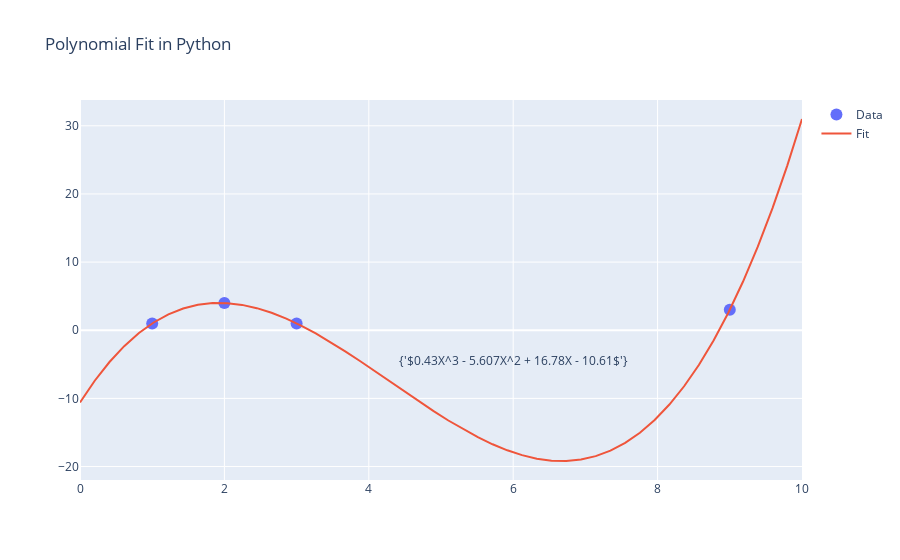

Write notebook code for a chart like this one.
### Code cell
z = np.polyfit(x, y, 3)
f = np.poly1d(z)
print("\nThe interpulated polinum f(x):\n")
print("{}".format(f))

x_new = np.linspace(0, 10, 50)
y_new = f(x_new)


trace2 = go.Scatter(
    x=x_new,
    y=y_new,
    mode='lines',
    name='Fit'
)

annotation = go.layout.Annotation(
    x=6,
    y=-4.5,
    text="{'$0.43X^3 - 5.607X^2 + 16.78X - 10.61$'}",
    showarrow=False
)

layout = go.Layout(
    title='Polynomial Fit in Python',
    annotations=[annotation]
)

data = [trace1, trace2]
fig = go.Figure(data=data, layout=layout)

fig

### Figure 1 — Plotly figure (JSON) as saved in the notebook; plotly's stock layout.template omitted (floating-point values rounded to 4 significant figures)
{"data": [{"marker": {"size": 12}, "mode": "markers", "name": "Data", "type": "scatter", "x": [1, 2, 3, 9], "y": [1, 4, 1, 3]}, {"mode": "lines", "name": "Fit", "type": "scatter", "x": [0, 0.2041, 0.4082, 0.6122, 0.8163, 1.02, 1.224, 1.429, 1.633, 1.837, 2.041, 2.245, 2.449, 2.653, 2.857, 3.061, 3.265, 3.469, 3.673, 3.878, 4.082, 4.286, 4.49, 4.694, 4.898, 5.102, 5.306, 5.51, 5.714, 5.918, 6.122, 6.327, 6.531, 6.735, 6.939, 7.143, 7.347, 7.551, 7.755, 7.959, 8.163, 8.367, 8.571, 8.776, 8.98, 9.184, 9.388, 9.592, 9.796, 10], "y": [-10.61, -7.413, -4.663, -2.336, -0.4095, 1.138, 2.33, 3.188, 3.733, 3.989, 3.977, 3.72, 3.239, 2.558, 1.697, 0.6796, -0.4726, -1.737, -3.092, -4.515, -5.985, -7.478, -8.972, -10.45, -11.88, -13.25, -14.53, -15.7, -16.74, -17.62, -18.33, -18.85, -19.14, -19.19, -18.98, -18.48, -17.67, -16.53, -15.04, -13.17, -10.91, -8.223, -5.098, -1.509, 2.565, 7.147, 12.26, 17.92, 24.16, 31.0]}], "layout": {"annotations": [{"showarrow": false, "text": "{'$0.43X^3 - 5.607X^2 + 16.78X - 10.61$'}", "x": 6, "y": -4.5}], "title": {"text": "Polynomial Fit in Python"}}}
